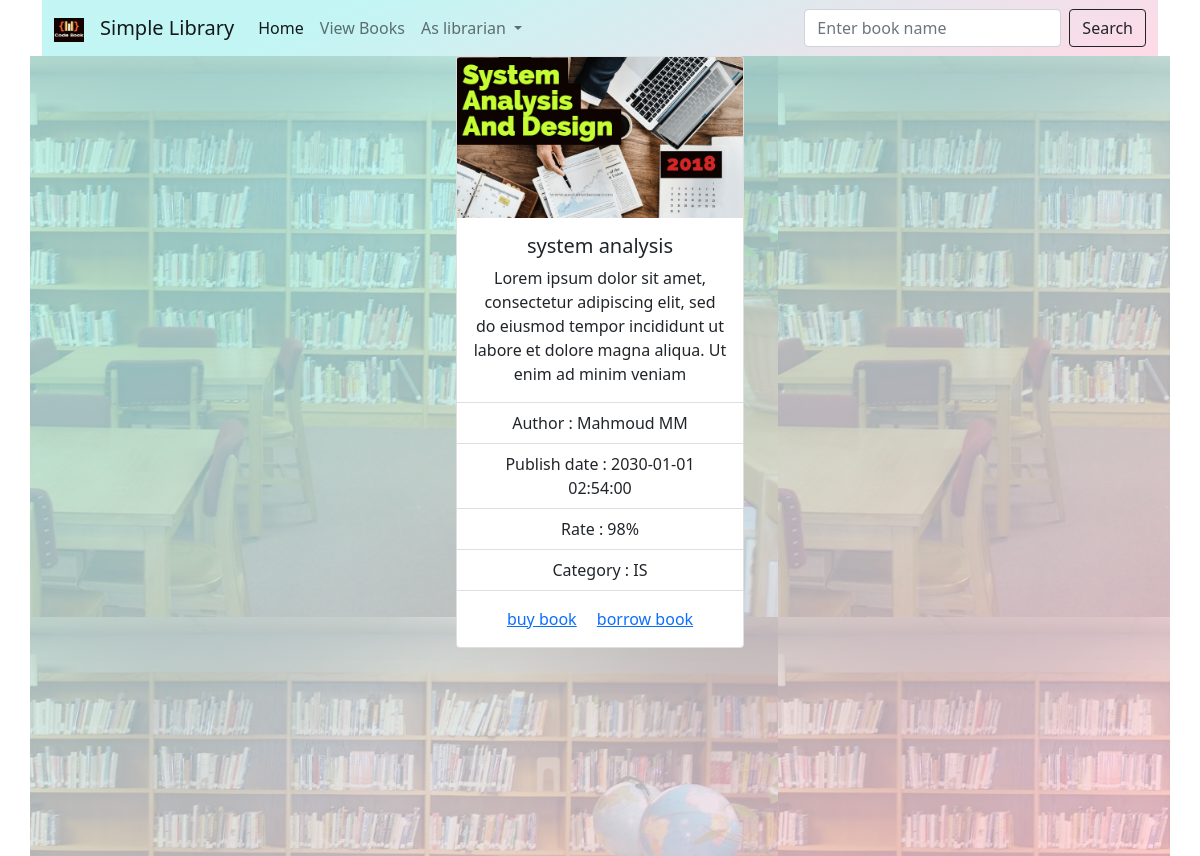
The app's page /viewsinglebook.php?id=3 with its own data.
### tables this page shows
CREATE TABLE `books` (
  `book_id` int(11) NOT NULL AUTO_INCREMENT,
  `title` varchar(255) NOT NULL,
  `author` varchar(255) NOT NULL,
  `publish_date` datetime NOT NULL,
  `rate` int(255) NOT NULL,
  `category` varchar(20) DEFAULT NULL,
  `book_desc` varchar(300) DEFAULT NULL,
  `book_url` varchar(300) DEFAULT NULL,
  PRIMARY KEY (`book_id`)
);

### viewsinglebook.php (the view)
<?php
include_once 'navbar.php';
include_once 'dbconn.php';
$id = $_GET['id'];
$sql = "SELECT * FROM books Where book_id='$id';";
$res = $dbc->query($sql);
$books = mysqli_fetch_all($res);
?>
<center>
    <div class="container mybg">
        <div class="card" style="width: 18rem;">
            <img src="<?php echo $books[0][7]; ?> " class="card-img-top" alt="...">
            <div class="card-body">
                <h5 class="card-title"><?php echo $books[0][1]; ?></h5>
                <p class="card-text"><?php echo $books[0][6]; ?></p>
            </div>
            <ul class="list-group list-group-flush">
                <li class="list-group-item">Author : <?php echo $books[0][2]; ?> </li>
                <li class="list-group-item">Publish date : <?php echo $books[0][3]; ?></li>
                <li class="list-group-item">Rate : <?php echo $books[0][4]; ?>%</li>
                <li class="list-group-item">Category : <?php echo $books[0][5]; ?></li>
            </ul>
            <div class="card-body">
                <a href="#" class="card-link">buy book</a>
                <a href="#" class="card-link">borrow book</a>
            </div>
        </div>
    </div>

### navbar.php (style rules this page uses)
.mybg { min-height: 100vh; background-image: linear-gradient(335deg, #ffcfdfc4 0%, #b0f3f1c4 74%), url(img/R.jfif); }

### records on screen
books: book_url (picture), title "system analysis", book_desc "Lorem ipsum dolor sit amet, consectetur adipiscing elit, sed do eiusmod tempor incididunt ut labore et dolore magna aliqua. Ut enim ad minim veniam", author "Mahmoud MM", publish_date "2030-01-01 02:54:00", rate "98", category "IS"
